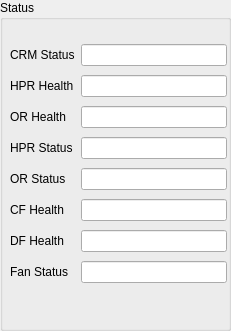
                    <widget class="QGroupBox" name="groupBox_crm1">
                     <property name="geometry">
                      <rect>
                       <x>440</x>
                       <y>0</y>
                       <width>231</width>
                       <height>331</height>
                      </rect>
                     </property>
                     <property name="title">
                      <string>Status</string>
                     </property>
                     <widget class="QWidget" name="layoutWidget">
                      <property name="geometry">
                       <rect>
                        <x>10</x>
                        <y>41</y>
                        <width>217</width>
                        <height>251</height>
                       </rect>
                      </property>
                      <layout class="QGridLayout" name="gridLayout_crm1">
                       <item row="0" column="0">
                        <widget class="QLabel" name="label_crm_status">
                         <property name="text">
                          <string>CRM Status</string>
                         </property>
                        </widget>
                       </item>
                       <item row="0" column="1">
                        <widget class="QLineEdit" name="lineEdit_crm_status_1">
                         <property name="readOnly">
                          <bool>true</bool>
                         </property>
                        </widget>
                       </item>
                       <item row="1" column="0">
                        <widget class="QLabel" name="label_hpr_health">
                         <property name="text">
                          <string>HPR Health</string>
                         </property>
                        </widget>
                       </item>
                       <item row="1" column="1">
                        <widget class="QLineEdit" name="lineEdit_hpr_health_1">
                         <property name="readOnly">
                          <bool>true</bool>
                         </property>
                        </widget>
                       </item>
                       <item row="2" column="0">
                        <widget class="QLabel" name="label_or_health">
                         <property name="text">
                          <string>OR Health</string>
                         </property>
                        </widget>
                       </item>
                       <item row="2" column="1">
                        <widget class="QLineEdit" name="lineEdit_or_health_1">
                         <property name="readOnly">
                          <bool>true</bool>
                         </property>
                        </widget>
                       </item>
                       <item row="3" column="0">
                        <widget class="QLabel" name="label_hpr_status">
                         <property name="text">
                          <string>HPR Status</string>
                         </property>
                        </widget>
                       </item>
                       <item row="3" column="1">
                        <widget class="QLineEdit" name="lineEdit_hpr_status_1">
                         <property name="readOnly">
                          <bool>true</bool>
                         </property>
                        </widget>
                       </item>
                       <item row="4" column="0">
                        <widget class="QLabel" name="label_or_status">
                         <property name="text">
                          <string>OR Status</string>
                         </property>
                        </widget>
                       </item>
                       <item row="4" column="1">
                        <widget class="QLineEdit" name="lineEdit_or_status_1">
                         <property name="readOnly">
                          <bool>true</bool>
                         </property>
                        </widget>
                       </item>
                       <item row="5" column="0">
                        <widget class="QLabel" name="label_cfet_health">
                         <property name="text">
                          <string>CF Health</string>
                         </property>
                        </widget>
                       </item>
                       <item row="5" column="1">
                        <widget class="QLineEdit" name="lineEdit_cfet_health_1">
                         <property name="readOnly">
                          <bool>true</bool>
                         </property>
                        </widget>
                       </item>
                       <item row="6" column="0">
                        <widget class="QLabel" name="label_dfet_health">
                         <property name="text">
                          <string>DF Health</string>
                         </property>
                        </widget>
                       </item>
                       <item row="6" column="1">
                        <widget class="QLineEdit" name="lineEdit_dfet_health_1">
                         <property name="readOnly">
                          <bool>true</bool>
                         </property>
                        </widget>
                       </item>
                       <item row="7" column="0">
                        <widget class="QLabel" name="label_fan_status">
                         <property name="text">
                          <string>Fan Status</string>
                         </property>
                        </widget>
                       </item>
                       <item row="7" column="1">
                        <widget class="QLineEdit" name="lineEdit_fan_status_1">
                         <property name="readOnly">
                          <bool>true</bool>
                         </property>
                        </widget>
                       </item>
                      </layout>
                     </widget>
                    </widget>
